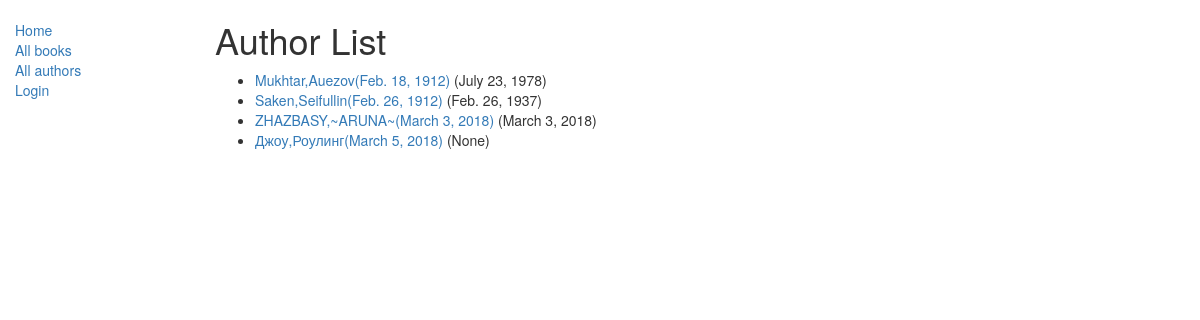
Screenshot of /catalog/authors/ with the database file from the repository.
### catalog/models.py (models this page shows, shortened)
class Author(models.Model):
    first_name = models.CharField(max_length=100)
    last_name = models.CharField(max_length=100)
    date_of_birth = models.DateField(null=True, blank=True)
    date_of_death = models.DateField('Died', null=True, blank=True)
    class Meta:
        ordering = ["last_name","first_name"]
    def get_absolute_url(self):
        return reverse('author-detail', args=[str(self.id)])

### catalog/views.py (the view)
# urls.py: path('authors/', views.AuthorListView.as_view(), name='authors'),
class AuthorListView(generic.ListView):
    model = Author

### catalog/templates/catalog/author_list.html
{% extends "base_generic.html" %}
{% block content %}
    <h1>Author List</h1>
    {% if author_list %}
    <ul>
      {% for author in author_list %}
      <li>
        <a href="{{ author.get_absolute_url }}">{{author.first_name}},{{author.last_name}}({{author.date_of_birth}})</a> ({{author.date_of_death}})
      </li>
      {% endfor %}
    </ul>
    {% else %}
      <p>There are no authors in the library.</p>
    {% endif %}
{% endblock %}

### rows the page displays
Author: first_name "Mukhtar", last_name "Auezov", date_of_birth "Feb. 18, 1912", date_of_death "July 23, 1978"
Author: first_name "Saken", last_name "Seifullin", date_of_birth "Feb. 26, 1912", date_of_death "Feb. 26, 1937"
Author: first_name "ZHAZBASY", last_name "~ARUNA~", date_of_birth "March 3, 2018", date_of_death "March 3, 2018"
Author: first_name "Джоу", last_name "Роулинг", date_of_birth "March 5, 2018", date_of_death "None"
